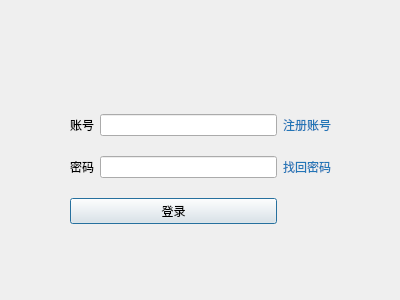
<?xml version="1.0" encoding="UTF-8"?>
<ui version="4.0">
 <class>LoginForm</class>
 <widget class="QDialog" name="LoginForm">
  <property name="geometry">
   <rect>
    <x>0</x>
    <y>0</y>
    <width>400</width>
    <height>300</height>
   </rect>
  </property>
  <property name="windowTitle">
   <string>Dialog</string>
  </property>
  <widget class="QWidget" name="">
   <property name="geometry">
    <rect>
     <x>70</x>
     <y>100</y>
     <width>261</width>
     <height>141</height>
    </rect>
   </property>
   <layout class="QGridLayout" name="gridLayout">
    <item row="2" column="0" colspan="2">
     <widget class="QPushButton" name="sign_in_button">
      <property name="text">
       <string>登录</string>
      </property>
     </widget>
    </item>
    <item row="0" column="0">
     <widget class="QLabel" name="id_label">
      <property name="text">
       <string>账号</string>
      </property>
     </widget>
    </item>
    <item row="1" column="0">
     <widget class="QLabel" name="pwd_label">
      <property name="text">
       <string>密码</string>
      </property>
     </widget>
    </item>
    <item row="1" column="1">
     <widget class="QLineEdit" name="pwd_input"/>
    </item>
    <item row="0" column="1">
     <widget class="QLineEdit" name="id_input"/>
    </item>
    <item row="0" column="2">
     <widget class="QPushButton" name="sign_up_button">
      <property name="styleSheet">
       <string notr="true">border: none;
color: #2376b7;</string>
      </property>
      <property name="text">
       <string>注册账号</string>
      </property>
     </widget>
    </item>
    <item row="1" column="2">
     <widget class="QPushButton" name="retrive_button">
      <property name="styleSheet">
       <string notr="true">border: none;
color: #2376b7;</string>
      </property>
      <property name="text">
       <string>找回密码</string>
      </property>
     </widget>
    </item>
   </layout>
  </widget>
 </widget>
 <resources/>
 <connections/>
</ui>
